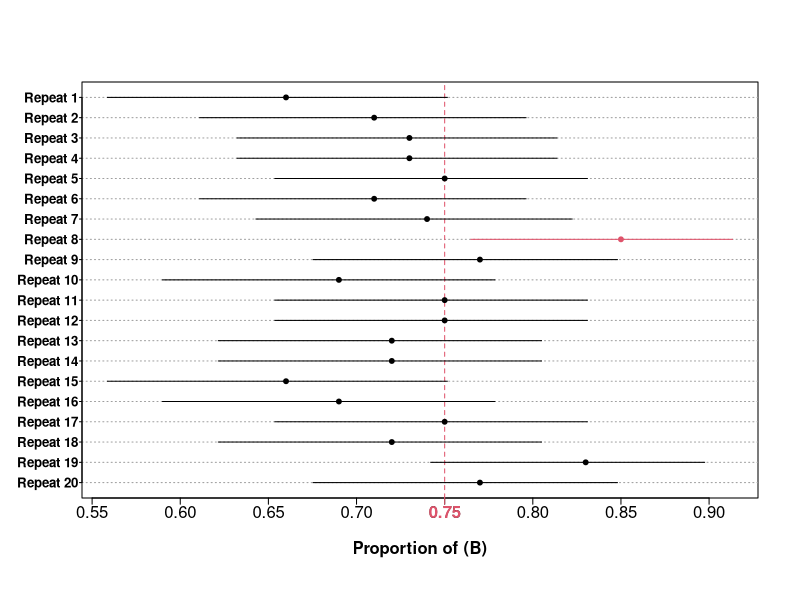

Recreate this plot in R.
#############################  
# CI Simulation for binomial
#############################
CI.bi = function(n, p, n.sim, ylabel = FALSE){
  
  fun = function(){
    x = rbinom(1, n, p)
   pe = x/n
   CI = binom.test(x, n, p)[[4]]
   c(CI[1], CI[2], pe)
  }
  
  sim <- t(replicate(n.sim, fun()))
  capture = sim[ ,1] <= p & p <= sim[ ,2]
  
  y = unlist(lapply(1:n.sim, function(x) c(x, x)))
  
  original.par = par(no.readonly = TRUE) ; on.exit(par(original.par))
  
  par(mgp = c(2, .2, 0), tck = -.015)
  plot(sim[, 1:2], y, ty = "n", ylab = NA, yaxt = "n", xlab = "Proportion of (B)", font.lab = 2)
  
  abline(h = 1:n.sim, col = 8, lty = 3)
  abline(v = p, lty = 2, col = 2)
  segments(sim[ ,1], 1:n.sim, sim[ ,2], 1:n.sim, lend = 1, col = ifelse(capture, 1, 2))
  axis(1, at = p, col.axis = 2, col = 2, font = 2)
  if(ylabel) axis(2, at = 1:n.sim, labels = paste0("Repeat ", rev(1:n.sim)), font = 2, las = 1, cex.axis = .8, tck = -.006)
  points(sim[, 3], 1:n.sim, pch = 19, col = ifelse(capture, 1, 2), cex = ifelse(n.sim > 50, .6, .65))
  
  noquote(paste0("Coverage = ", mean(capture)*1e2, "%")) 
}
# Example of use:
CI.bi(n = 100, p = .75, n.sim = 20, ylabel = TRUE)
